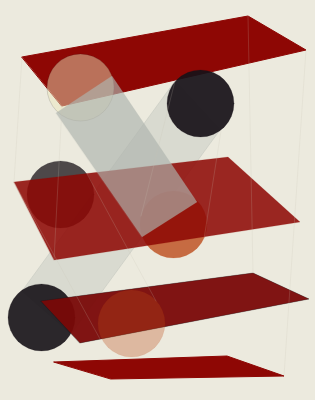
Frame 1 (no input)
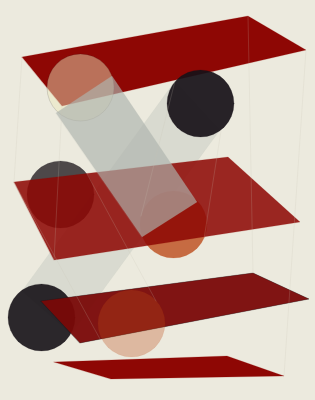
Frame 60 (no input)
Frame 120 (the mouse pressed at the canvas centre since frame 60): identical to frame 60, image omitted

The p5.js sketch that drew these frames (run headless with seeded random() and noise() and a simulated clock; from frame 60 on, the mouse is pressed at the canvas centre):

// p5.js sketch
// ── sketch.js
function setup() {
  createCanvas(315, 400);
}

function draw() {
  background(236,234,222);


  
  //FIGURAS CELESTES 
  celeste1=color(174,181,174,170)//union de elipses claras 
  celeste2=color(174,181,174,80)//union elipses oscuras
  rojo=color(142,7,4,255)//1er rectangulo
  rojo2=color(142,7,4,220)//2do rectangulo
  rojo3=color(142,7,4,200)//3er rectangulo 
  rojo4=color(142,7,4,230)//4to rectangulo
  amarillo=color(236,231,188,120)//elipse costado superioir izquierdo 
  naranjo=color(188,73,24,80)//elipse costado inferioir derecho 
  naranjo2=color(188,73,24,200)//elipse central columna derecha
  negro1=color(23,18,24,190)//elipse central columna izquierda 
  negro2=color(23,18,24,230)//elipse inferior izquierdo columna derecha 
  negro3=color(23,18,24,235)//elpse superior izquierdo 
  gris=color(198,192,176)//lineas 

 
  
  
  
  //DETALLE POLIGONO
stroke(rojo);
  fill(rojo);
  //poligonos rojos 
  quad(22,57,248,16,306,50,62,106)//primero
  quad(54,362,227,356,284,376,111,379)//cuarto
  
  //poligono celeste ledeado hacia la derecha
    stroke(celeste2)
  fill(celeste2)
  quad(175,81,22,291,71,334,220,130)
  
  

  
  //ELIPSE 
  //columna izqueda
  fill(amarillo);
  stroke(negro1);
  strokeWeight(0.2)
  ellipse(80.5,87.5,67,67);
  
  stroke(negro1);
  fill(negro1);
  ellipse(60.5,194.5,67,67);
 
  //rectangulo rojo tercero
   quad(41,301,253,273,309,299,80,343)
  
  
  //poligono negro inferior
  stroke(negro2);
  fill(negro2);
  ellipse(41.5,317.5,67,67);
 
  //rectanculo 3ro (arriba-abajo)
  fill(rojo3);
  quad(41,301,253,273,309,299,80,343)
  
  
  //columna derecha (arriba-abajo)
  stroke(negro3);
  fill(negro3);
  ellipse(200.5,103.5,67,67);
  
  stroke(naranjo2); 
  fill(naranjo2);
  ellipse(173.5,224.5,67,67);
  stroke(rojo);
  
 //segundo poligono rojo (arriba-abajo)
  fill(rojo2);stroke(rojo2);
  fill(rojo2);
  quad(14,182,228,157,300,222,54,260)
  
   //poligono celeste ladeado hacia izquierda 
  stroke(celeste1)
  fill(celeste1)
  quad(56,113,112,76,197,202,142,237)
  
  stroke(naranjo);
  fill(naranjo);
  ellipse(131.5,323.5,67,67);
  
  
  
  //LINEAS VERTICALES (izquerda-derecha)
  stroke(gris);
  //rectas
 line(22,57,14,182)
 line(62,106,54,260)
  
  //vertical derecha 
 line(14,182,100,339)
 line(87,174,156,301)
  
  //vertical izquerda
 line(175,81,141,216)
 line(221,131,204,239)
  

  //semi rectas costado derecho
  line(248,16,253,273)
  line(306,50,284,376)
  

  

 
  
  

  
  
  
}
  
